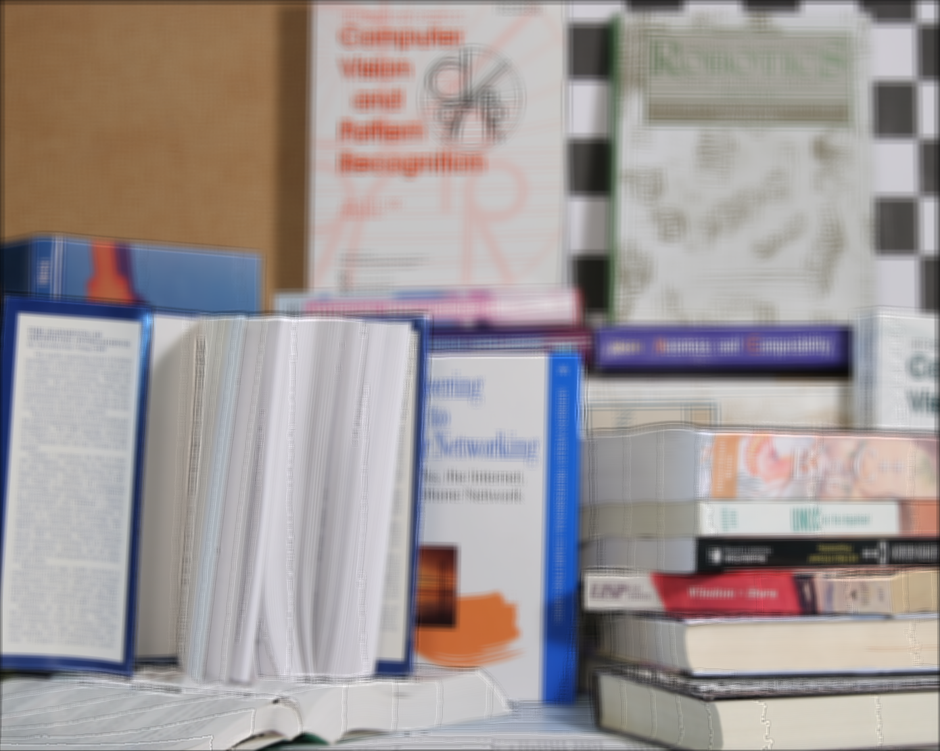
%> input picture AbsoluteDepth/depth/images/img_Lin_books.png, 940 x 751 px, shrunk from 1390 x 1110 before the run; its folder holds only this picture in this run
$ octave estimate_depth.m   (GNU Octave 9; MATLAB toolbox functions it lacks are replaced by stand-ins)
%> lines starting %> are read from the running program, lines starting %| are printed output that depends on the picture; in (x1, y1, x2, y2) boxes, pixels count from 0 and x2, y2 are one past the last pixel; in counts of white or black regions, pixels touching at a corner belong together; the program's own positions count from 1
%> further down, img is the input picture: size 751x940x3 uint8; mean R, G, B 159.9, 152.1, 151.6
### AbsoluteDepth/functions/CompuCost.m
function [err_x err_y] = CompuCost(img,filtsX,filtsY,ws)
%> called with ws = 9
% Compute data cost using our approach
% img - blurred color image
% filtsX, filtsY - 1D band pass filter set, m*level
% ws - window size
% err_x, err_y - output data cost, imgsz(1)*imgsz(2)*level
%
% Copyright (C) 2013-2014 Jinyu Lin, linjy02@hotmail.com
%

imgsz = size(img);
%> imgsz = [751 940 3]
[nblur level] = size(filtsX);

%% differential images
img_dx1 = [zeros(imgsz(1),1) diff(img(:,:,1),1,2)];
img_dx2 = [zeros(imgsz(1),1) diff(img(:,:,2),1,2)];
img_dx3 = [zeros(imgsz(1),1) diff(img(:,:,3),1,2)];
img_dy1 = [zeros(1,imgsz(2));diff(img(:,:,1),1,1)];
img_dy2 = [zeros(1,imgsz(2));diff(img(:,:,2),1,1)];
img_dy3 = [zeros(1,imgsz(2));diff(img(:,:,3),1,1)];

%% compute errors
err_x = ones(imgsz(1),imgsz(2),level);
err_y = ones(imgsz(1),imgsz(2),level);
n = nblur; smfilt = ones(n,1)/n/1;
n = ws; smfilt2D = ones(1,n)/n;
fprintf('level=%.2d', 1)
for i=1:level
    fprintf('\b\b%.2d', i)
    fx = filtsX(:,i);
    ax1 = conv2(img_dx1,fx','same');
    ax1 = ax1.*ax1;
    ax2 = conv2(img_dx2,fx','same');
    ax2 = ax2.*ax2;
    ax3 = conv2(img_dx3,fx','same');
    ax3 = ax3.*ax3;
%     ax = max(max(ax1,ax2),ax3);
    ax = ax1+ax2+ax3;
    ax = conv2(ax,smfilt','same');
    ax = conv2(ax,smfilt2D','same');
    err_x(:,:,i)=ax;
%     err_x(:,:,i)=min(ax,maxerr);

	fy = filtsY(:,i);
    ay1 = conv2(img_dy1,fy,'same');
    ay1 = ay1.*ay1;
    ay2 = conv2(img_dy2,fy,'same');
    ay2 = ay2.*ay2;
    ay3 = conv2(img_dy3,fy,'same');
    ay3 = ay3.*ay3;
%     ay = max(max(ay1,ay2),ay3);
    ay = ay1+ay2+ay3;
    ay = conv2(ay,smfilt,'same');
    ay = conv2(ay,smfilt2D,'same');
    err_y(:,:,i)=ay;
%     err_y(:,:,i)=min(ay,maxerr);
end

### AbsoluteDepth/functions/CombineCost.m
function err = CombineCost(err_x,err_y,maxerr,minerr,minerr2)
%> called with maxerr = 0.02, minerr = 2e-05, minerr2 = 0.02
% Combine and adjust data cost.
% err_x, err_y - data cost, imgsz(1)*imgsz(2)*level
% maxerr - for dense sharp texture detection
% minerr - for background detection
% minerr2 - for blurred texture detection (Nshape)
%
% Copyright (C) 2013-2014 Jinyu Lin, linjy02@hotmail.com
%

level = size(err_x,3);
%> level = 16

%% weak texture checker
err_maxx = max(err_x,[],3);
err_maxy = max(err_y,[],3);
mask_xsm = err_maxx<minerr; % small error (no texture)
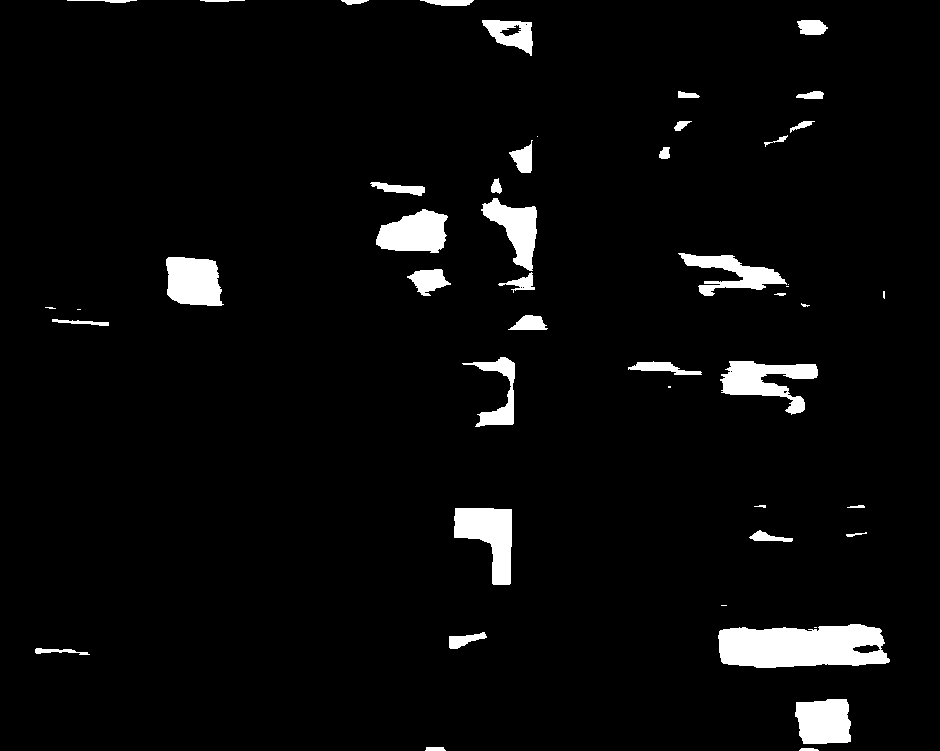
%> mask_xsm: size 751x940 logical; 4.2% white; 48 white regions (10 under 20 px), largest, box (x1, y1, x2, y2) and area: (718, 624, 890, 668) 6116, (454, 508, 512, 585) 2665, (720, 361, 818, 415) 2486
mask_ysm = err_maxy<minerr;
%> mask_ysm: size 751x940 logical; 3.9% white; 63 white regions (36 under 20 px), largest, box (x1, y1, x2, y2) and area: (464, 387, 554, 673) 7462, (142, 366, 174, 625) 5516, (370, 355, 398, 629) 3716
mask_xweak = err_maxx<minerr2; % small error (weak texture)
%> mask_xweak: size 751x940 logical; 98.1% white; 25 black regions (2 under 20 px), largest, box (x1, y1, x2, y2) and area: (119, 395, 147, 620) 3831, (400, 366, 462, 539) 3682, (429, 471, 522, 484) 925
mask_yweak = err_maxy<minerr2;
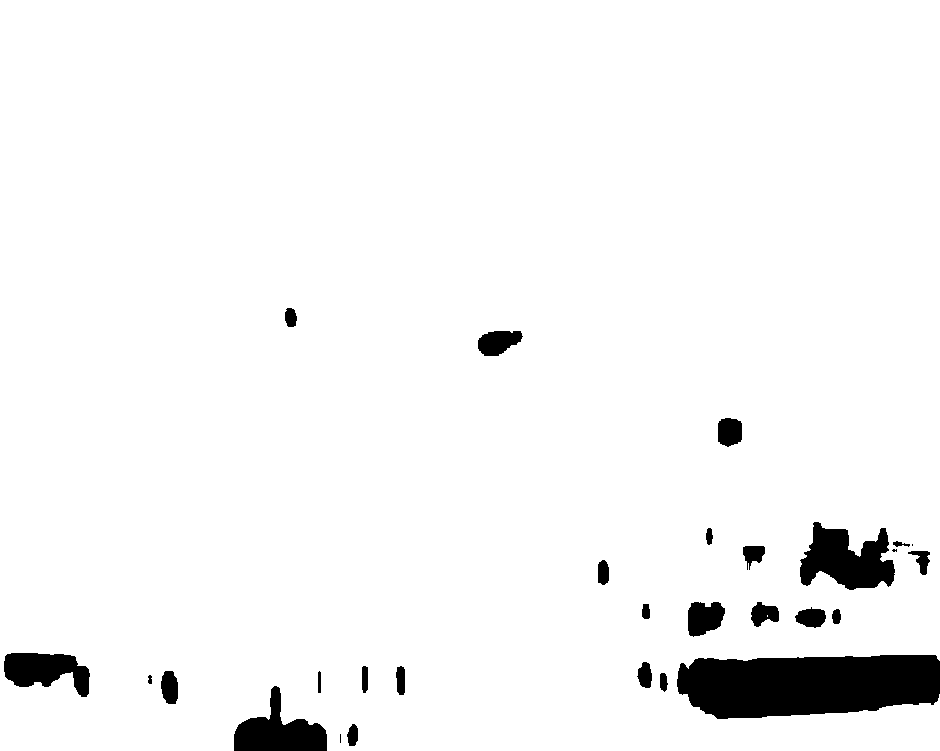
%> mask_yweak: size 751x940 logical; 95.8% white; 28 black regions (3 under 20 px), largest, box (x1, y1, x2, y2) and area: (677, 655, 940, 719) 14001, (800, 522, 895, 590) 4042, (234, 686, 327, 751) 3059

%% dense texture checker
[err_minx depthmapx] = min(err_x,[],3);
[err_miny depthmapy] = min(err_y,[],3);
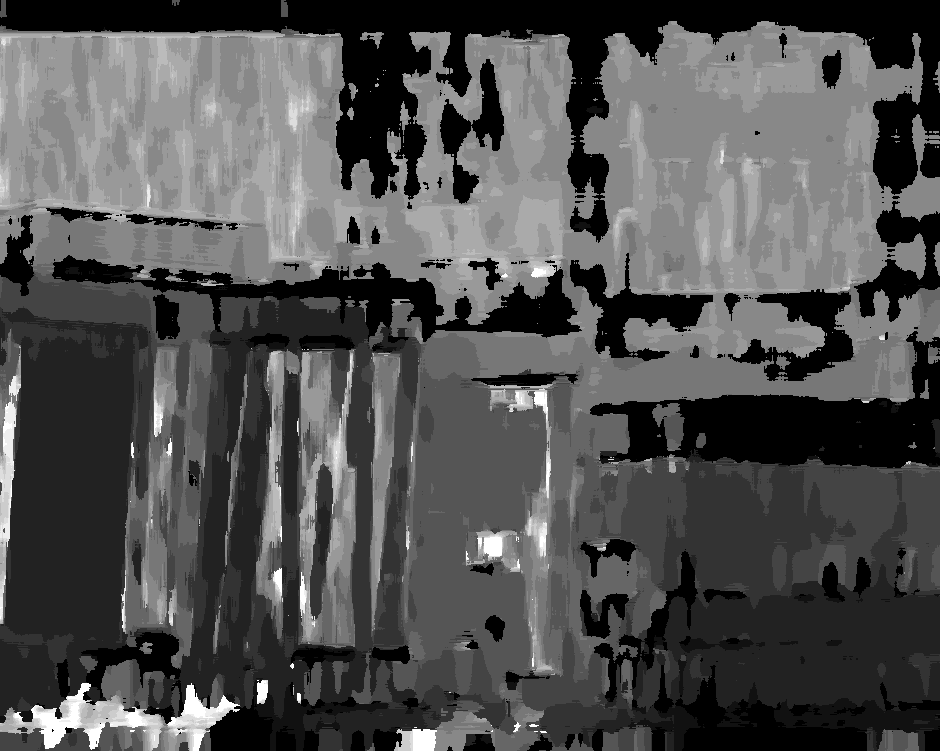
%> depthmapy: size 751x940 double; min 1, max 16, mean 5.81; drawn with min black and max white
d1 = floor(level/6); d2 = level-d1;
%> after `d1 = floor(level/6)`: d1 = 2
%> after `d2 = level-d1`: d2 = 14
% mask_xlg = err_minx>maxerr & depthmapx>3; % large error
% mask_ylg = err_miny>maxerr & depthmapy>3;
mask_lg = (err_minx>maxerr&depthmapx>d1) | (err_miny>maxerr&depthmapy>d1);
%> mask_lg: size 751x940 logical; every value is 0

% code bar type
mask_lg = mask_lg | (depthmapx>=d2 & err_maxx-err_minx>maxerr);
mask_lg = mask_lg | (depthmapy>=d2 & err_maxy-err_miny>maxerr);
%> mask_lg: size 751x940 logical; 0.01% white; 1 white region, box (x1, y1, x2, y2) and area: (78, 683, 89, 697) 93

% % debug
% figure(10);imagesc(mask_lg); title('maks lg')
% figure(11);image(depthmapx); colormap(jet(level)); title('depth-x')
% figure(12);image(depthmapy); colormap(jet(level)); title('depth-y')

%% N shape checker
d1 = floor(level/4); d2 = floor(level/2); d3 = level-d1;
%> after `d1 = floor(level/4)`: d1 = 4
%> after `d2 = floor(level/2)`: d2 = 8
%> after `d3 = level-d1`: d3 = 12

[val idx] = max(err_x(:,:,1:d1+1),[],3);
a = idx<d1;
%> a: size 751x940 logical; 56.3% white; 278 black regions (221 under 20 px), largest, box (x1, y1, x2, y2) and area: (0, 0, 940, 437) 250538, (0, 609, 940, 751) 36335, (180, 322, 305, 545) 7044
lcmaxix = idx.*a; % local max index
lcmaxvx = val.*a; % local max value
[val idx] = max(err_x(:,:,1:d2+1),[],3);
a = idx<d2 & lcmaxix==0;
%> a: size 751x940 logical; 39.9% white; 275 white regions (208 under 20 px), largest, box (x1, y1, x2, y2) and area: (0, 0, 940, 437) 250145, (423, 688, 730, 751) 6528, (180, 322, 273, 545) 6390
lcmaxix = lcmaxix + idx.*a;
lcmaxvx = lcmaxvx + val.*a;
[val idx] = max(err_x(:,:,1:d3+1),[],3);
a = idx<d3 & lcmaxix==0;
%> a: size 751x940 logical; 1.1% white; 206 white regions (153 under 20 px), largest, box (x1, y1, x2, y2) and area: (695, 694, 760, 736) 777, (164, 700, 244, 722) 774, (267, 334, 305, 372) 452
lcmaxix = lcmaxix + idx.*a;
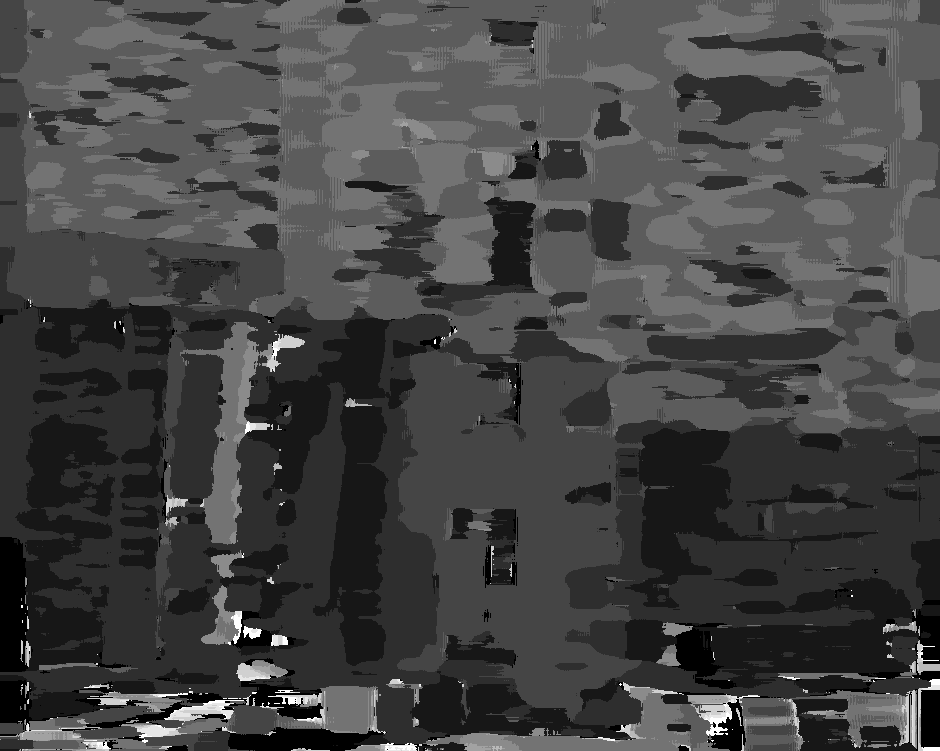
%> lcmaxix: size 751x940 double; min 0, max 11, mean 2.98; drawn with min black and max white
lcmaxvx = lcmaxvx + val.*a;

[val idx] = max(err_y(:,:,1:d1+1),[],3);
a = idx<d1;
%> a: size 751x940 logical; 49.3% white; 330 white regions (218 under 20 px), largest, box (x1, y1, x2, y2) and area: (0, 146, 940, 751) 279197, (0, 0, 629, 176) 18305, (832, 268, 937, 408) 6534
lcmaxiy = idx.*a; % local max index
lcmaxvy = val.*a; % local max value
[val idx] = max(err_y(:,:,1:d2+1),[],3);
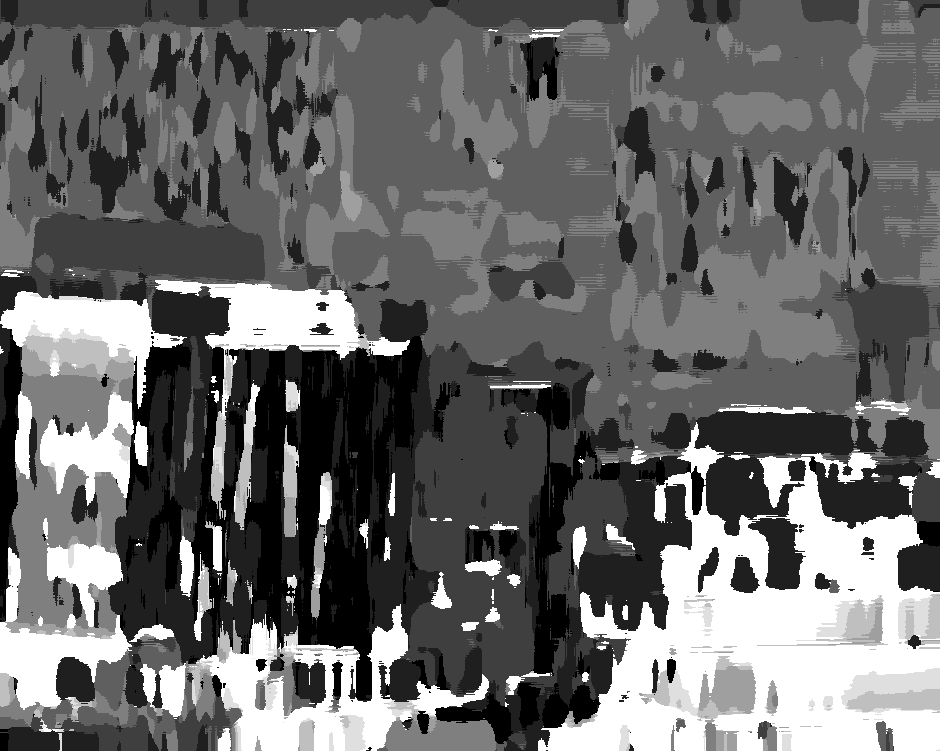
%> idx: size 751x940 double; min 1, max 9, mean 4.33; drawn with min black and max white
a = idx<d2 & lcmaxiy==0;
%> a: size 751x940 logical; 43.2% white; 282 white regions (205 under 20 px), largest, box (x1, y1, x2, y2) and area: (0, 0, 940, 463) 259993, (5, 350, 133, 639) 18135, (0, 649, 178, 751) 5418
lcmaxiy = lcmaxiy + idx.*a;
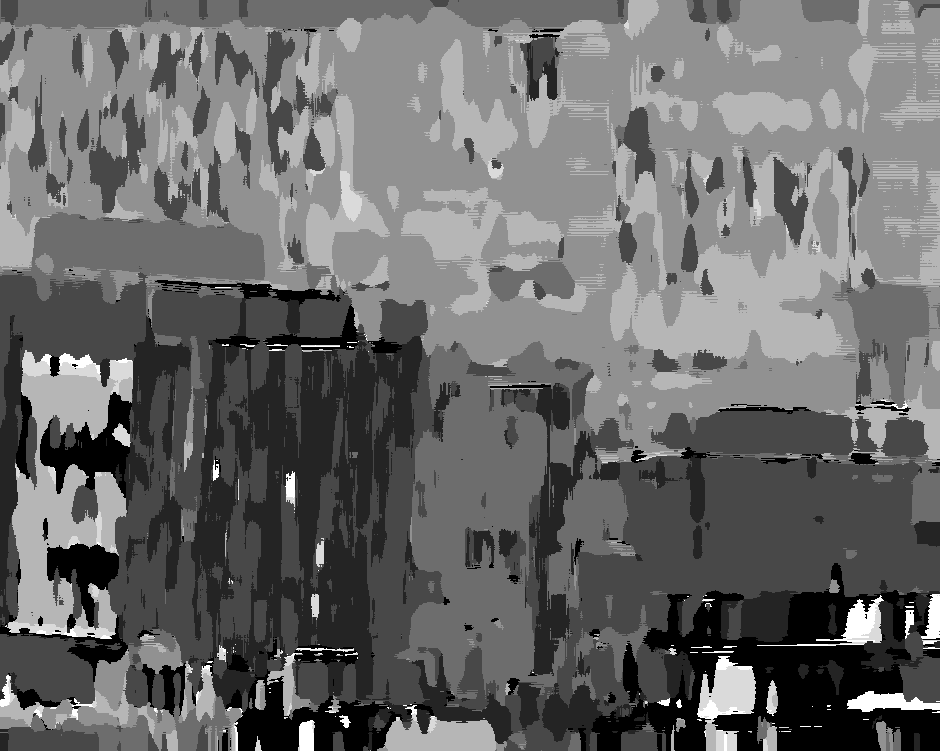
%> lcmaxiy: size 751x940 double; min 0, max 7, mean 2.93; drawn with min black and max white
lcmaxvy = lcmaxvy + val.*a;
[val idx] = max(err_y(:,:,1:d3+1),[],3);
a = idx<d3 & lcmaxiy==0;
lcmaxiy = lcmaxiy + idx.*a;
lcmaxvy = lcmaxvy + val.*a;

% N shape flag
mask_xNshape = mask_xweak & lcmaxix>0;
mask_yNshape = mask_yweak & lcmaxiy>0;

%% modify errors
% N shape: if i<lcmaxi, err = lcmaxv
for i=1:level
    a = i<lcmaxix & mask_xNshape;
    err_x(:,:,i) = err_x(:,:,i).*~a + lcmaxvx.*a;

    a = i<lcmaxiy & mask_yNshape;
    err_y(:,:,i) = err_y(:,:,i).*~a + lcmaxvy.*a;
end

% [5 lines of commented-out code are left out]

%%====== combine error ======%%
% [4 lines of commented-out code are left out]
mask1 = ~mask_xsm & mask_ysm; % x dominant
mask2 = mask_xsm & ~mask_ysm; % y dominant
mask3 = (~mask1 & ~mask2)/2;
mask1 = mask1 + mask3;
mask2 = mask2 + mask3;
for i=1:level
    a = err_x(:,:,i).*mask1 + err_y(:,:,i).*mask2;
%     a = a + (err_x(:,:,i)+err_y(:,:,i)).*mask3;
    err_x(:,:,i) = a;
end

%% N shape checker after error combination
[err_minx depthmapx] = min(err_x,[],3);
err_maxx = max(err_x,[],3);
d1 = floor(level/4); d2 = floor(level/2); d3 = level-d1;

[val idx] = max(err_x(:,:,1:d1+1),[],3);
a = idx<d1;
lcmaxix = idx.*a; % local max index
lcmaxvx = val.*a; % local max value
[val idx] = max(err_x(:,:,1:d2+1),[],3);
a = idx<d2 & lcmaxix==0;
lcmaxix = lcmaxix + idx.*a;
lcmaxvx = lcmaxvx + val.*a;
[val idx] = max(err_x(:,:,1:d3+1),[],3);
a = idx<d3 & lcmaxix==0;
lcmaxix = lcmaxix + idx.*a;
lcmaxvx = lcmaxvx + val.*a;

% N shape flag
mask_xweak = err_maxx<minerr2;
mask_xNshape = mask_xweak & lcmaxix>0;

%% noisy region checker after error combination
% mask_sm = err_maxx<minerr;    % small error (no texture)

%% modify errors after error combination
d2 = level - 2;
%> d2 = 14
mask1 = (mask_lg)*maxerr/level/8;
mask2 = (err_maxx<minerr | depthmapx>d2)*minerr/level/8;
% mask2 = (err_maxx<minerr)*minerr/level/8;
mask3 = ~mask1&~mask2;
for i=1:level
    a = i<lcmaxix & mask_xNshape;
%     err_x(:,:,i) = (i-1)*mask1 + (level-i)*mask2 + ...
%         err_x(:,:,i).*(~a&mask3) + lcmaxvx.*(a&mask3);

    err_x(:,:,i) = mask1 + (level-i)*mask2 + ... % ignore mask_lg
        err_x(:,:,i).*(~a&mask3) + lcmaxvx.*(a&mask3);
end
err = err_x;

### AbsoluteDepth/depth/estimate_depth.m
% Generate depth
addpath '..\functions'
addpath '..\bin'

%% image
imagename = 'books'; % time 15.568746
% [8 lines of commented-out code are left out]

fn = sprintf('.\\images\\img_Lin_%s.png',imagename);
img = imread(fn);
img = double(img)/255;
figure(1); image(img); title('captured image')
drawnow

%% PSFs and aperture shape filters
load PSFs
level = 16;
PSF_Lin = PSF_Lin(:,:,1:level);

load ApFilters3ch
hx = hx(:,1:level,1);
hy = hy(:,1:level,1);

%% compute error
maxerr = 2e-2;
minerr = 2e-5;
minerr2 = 2e-2;
ws = 9;

tic;  % start counter

[err_x err_y] = CompuCost(img,hx,hy,ws);
newerr = CombineCost(err_x,err_y,maxerr,minerr,minerr2);

tElapsed = toc;
fprintf('\nRunning Time: %f\n', tElapsed)

% [err_min depthmap_Lin] = min(newerr,[],3);
% figure(3);image(depthmap_Lin); colormap(jet(level));

%% record error
blursz = [64 64];
a = newerr(blursz(1)+1:end-blursz(1),blursz(2)+1:end-blursz(2),:);
sz = size(a);
%> sz = [623 812 16]
a = reshape(a,sz(1)*sz(2),level);
save err.txt a -ascii

%% regularizing
inicmd = sprintf('copy VisionBP_%s.ini VisionBP.ini >nul',imagename);
system(inicmd);
system('..\bin\VisionBP');

%% show results
fn = sprintf('.\\images\\depthmap_%s',imagename);
%> (the run ends here)
